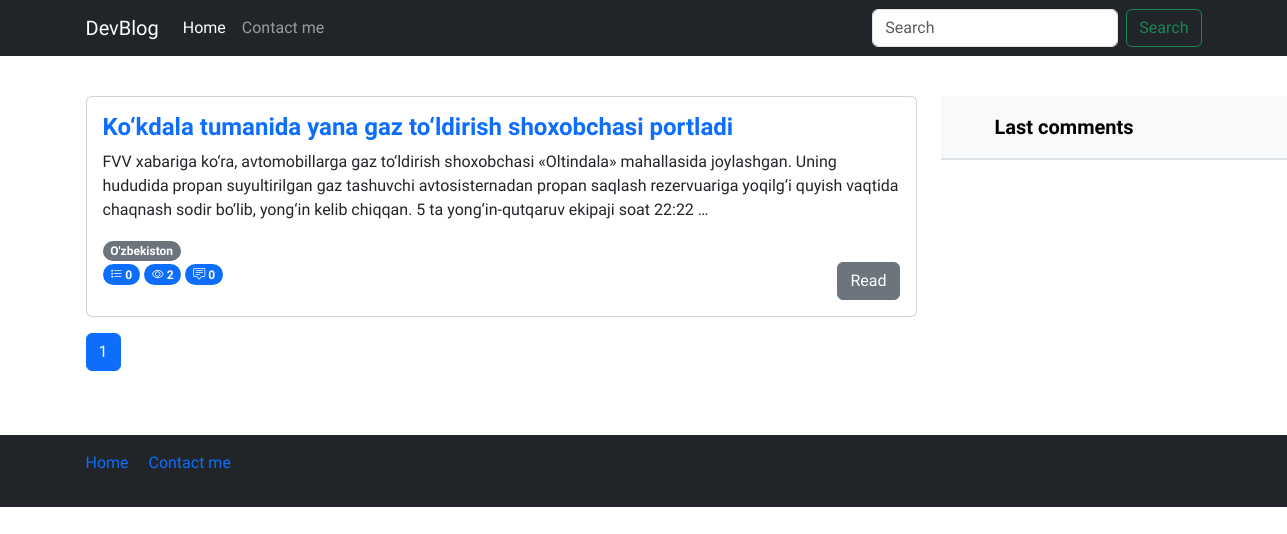
/ozbekiston/posts, run on the app's committed database.
### blog/models.py (models this page shows, shortened)
class Post(models.Model):
    title = models.CharField(max_length=550, verbose_name="Post title")
    body = models.TextField(verbose_name="Post body")  # verbose_name to'g'irlandi
    author = models.CharField(verbose_name="Post author", default='Admin', max_length=100)
    category = models.ForeignKey(Category, on_delete=models.PROTECT, related_name='posts')
    tag = models.ManyToManyField(Tag)
    views = models.PositiveSmallIntegerField(default=0)
    publish_date = models.DateTimeField(verbose_name="Published time", auto_now_add=True)
    published = models.BooleanField(default=True)
    on_top = models.BooleanField(default=False)

class Tag(models.Model):
    name = models.CharField(verbose_name='Tag name', max_length=250)  # verbose_name o'zgartirildi
    slug = models.SlugField(max_length=250, unique=True)

### blog/views.py (the view)
# urls.py: path("<category_slug>/posts", views.category_list, name='category_list'),
def category_list(request, category_slug):
    category = Category.objects.get(slug=category_slug)
    posts = Post.objects.filter(category=category)
    last_comments = Comment.objects.all().order_by("-id")[:10]
    paginator = Paginator(posts, 3)
    page_number = request.GET.get("page")
    page_obj = paginator.get_page(page_number)
    return render(request, "index.html", context={"page_obj": page_obj, "last_comments": last_comments})

### templates/index.html (shortened to what this page needs)
{% load static %}
<!DOCTYPE html>
<html lang="en">
  <head>
    <link rel="stylesheet" href="{% static 'css/style.css' %}" />
    <link
      rel="stylesheet"
      href="https://cdn.jsdelivr.net/npm/bootstrap-icons@1.11.3/font/bootstrap-icons.min.css"
    />
    <link
      href="https://cdn.jsdelivr.net/npm/bootstrap@5.3.2/dist/css/bootstrap.min.css"
      rel="stylesheet"
    />
  </head>
  <body>
    <header>
      <nav class="navbar navbar-expand-md navbar-dark bg-dark mb-4">
        <div class="container">
          <a class="navbar-brand" href="/">DevBlog</a>
          <div class="collapse navbar-collapse" id="navbarCollapse">
            <ul class="navbar-nav me-auto mb-2 mb-md-0">
              <li class="nav-item">
                <a class="nav-link active" aria-current="page" href="#">Home</a>
              </li>
              <li class="nav-item">
                <a class="nav-link" href="#">Contact me</a>
              </li>
            </ul>
            <form
              class="d-flex"
              role="search"
              action="{% url 'blog:search' %}"
              method="get"
            >
              <input
                class="form-control me-2"
                name="query"
                type="search"
                placeholder="Search"
                aria-label="Search"
                control-id="ControlID-1"
              />
              <button
                class="btn btn-outline-success"
                type="submit"
                control-id="ControlID-2"
              >
                Search
              </button>
            </form>
          </div>
        </div>
      </nav>
    </header>
    <main>
      <section>
        <div class="container-md">
          <div class="row">
            <div class="col-sm-12 col-md-9">
              {% for post in page_obj %}
              <div class="card mb-3">
                <div class="card-body">
                  <div class="content">
                    <a
                      href="{% url 'blog:detail' post.id %}"
                      class="text-decoration-none"
                    >
                      <h4 class="card-title fw-bold">{{post.title}}</h4></a
                    >
                    <p class="card-text">{{post.body|truncatewords:'35'}}</p>
                    {% for tag in post.tag.all %}
                    <span class="badge rounded-pill text-bg-secondary"
                      >{{tag.name}}</span
                    >
                    {% endfor %}
                    <br />
                    <span class="badge bg-primary rounded-pill">
                      <i class="bi bi-list-stars"></i>
                      {{post.ratings.all.count}}
                    </span>
                    <span class="badge bg-primary rounded-pill">
                      <i class="bi bi-eye"></i>
                      {{post.views}}
                    </span>
                    <span class="badge bg-primary rounded-pill">
                      <i class="bi bi-chat-square-text"></i>
                      {{post.comments.all.count}}
                    </span>
                    <a
                      href="{% url 'blog:detail' post.id %}"
                      class="btn btn-secondary float-end"
                      >Read</a
                    >
                  </div>
                </div>
              </div>
              {% empty %}
              <h3>Posts not found !</h3>
              {% endfor %}
              <nav aria-label="...">
                <ul class="pagination">
                  {% for page in page_obj.paginator.page_range %}
                  <li class="page-item {% if page_obj.number == page %} active {% endif %}">
                    <a class="page-link" href="?page={{ page }}">{{ page }}</a>
                  </li>
                  {% endfor %}
                </ul>
              </nav>
            </div>
            <div class="col-sm-none col-md-3">
              <div
                class="d-flex flex-column align-items-stretch flex-shrink-0 bg-body-tertiary"
                style="width: 380px"
              >
                <a
                  href="/"
                  class="d-flex align-items-center flex-shrink-0 p-3 link-body-emphasis text-decoration-none border-bottom"
                >
                  <svg class="bi pe-none me-2" width="30" height="24">
                    <use xlink:href="#bootstrap"></use>
                  </svg>
                  <span class="fs-5 fw-semibold">Last comments</span>
                </a>
                <div
                  class="list-group list-group-flush border-bottom scrollarea"
                >
                </div>
              </div>
            </div>
          </div>
        </div>
      </section>
    </main>
    <footer class="footer mt-auto text-white-50 bg-dark">
      <div class="container">
        <div class="row my-5">
          <div class="col-12">
            <nav
              style="--bs-breadcrumb-divider: '|'"
              aria-label="breadcrumb"
              class="py-3"
            >
              <ol class="breadcrumb">
                <li class="breadcrumb-item">
                  <a href="/" class="text-decoration-none">Home</a>
                </li>
                <li class="breadcrumb-item" aria-current="page">
                  <a href="#" class="text-decoration-none">Contact me</a>
                </li>
              </ol>
            </nav>
          </div>
        </div>
      </div>
    </footer>
  </body>
</html>

### staticfiles/css/style.css (style rules this page uses)
* { font-family: 'Onest', sans-serif !important; }

### data on the page
Post: title "Ko‘kdala tumanida yana gaz to‘ldirish shoxobchasi portladi", body "FVV xabariga ko‘ra, avtomobillarga gaz to‘ldirish shoxobchasi «Oltindala» mahallasida joylashgan. Uning hududida propan suyultirilgan gaz tashuvchi avtosisternadan propan saqlash rezervuariga yoqilg‘i quyish vaqtida chaqnash sodir bo‘lib, yong‘in kelib chiqqan. 5 ta yong‘in-qutqaruv ekipaji soat 22:22 …", ratings.all.count "0", views "2", comments.all.count "0"
Tag: name "O'zbekiston"

### other printed values
{{ page }} "1"
